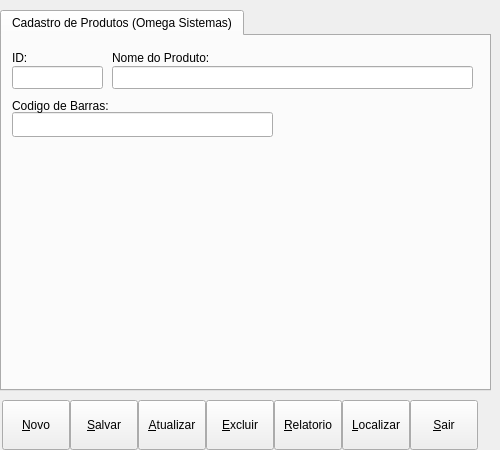
<ui version="4.0" >
 <class>Form</class>
 <widget class="QWidget" name="Form" >
  <property name="windowModality" >
   <enum>Qt::NonModal</enum>
  </property>
  <property name="geometry" >
   <rect>
    <x>0</x>
    <y>0</y>
    <width>500</width>
    <height>450</height>
   </rect>
  </property>
  <property name="sizePolicy" >
   <sizepolicy vsizetype="Fixed" hsizetype="Fixed" >
    <horstretch>240</horstretch>
    <verstretch>162</verstretch>
   </sizepolicy>
  </property>
  <property name="minimumSize" >
   <size>
    <width>500</width>
    <height>450</height>
   </size>
  </property>
  <property name="maximumSize" >
   <size>
    <width>500</width>
    <height>460</height>
   </size>
  </property>
  <property name="sizeIncrement" >
   <size>
    <width>0</width>
    <height>0</height>
   </size>
  </property>
  <property name="baseSize" >
   <size>
    <width>0</width>
    <height>0</height>
   </size>
  </property>
  <property name="windowTitle" >
   <string>Form</string>
  </property>
  <widget class="QTabWidget" name="tabWidget" >
   <property name="windowModality" >
    <enum>Qt::WindowModal</enum>
   </property>
   <property name="geometry" >
    <rect>
     <x>0</x>
     <y>10</y>
     <width>491</width>
     <height>381</height>
    </rect>
   </property>
   <property name="minimumSize" >
    <size>
     <width>491</width>
     <height>381</height>
    </size>
   </property>
   <property name="currentIndex" >
    <number>0</number>
   </property>
   <widget class="QWidget" name="tab_3" >
    <attribute name="title" >
     <string>Cadastro de Produtos (Omega Sistemas)</string>
    </attribute>
    <attribute name="icon" >
     <iconset>../../../opt/kde/share/icons/crystalsvg/48x48/apps/bluefish.png</iconset>
    </attribute>
    <widget class="QLineEdit" name="edt_nome" >
     <property name="geometry" >
      <rect>
       <x>110</x>
       <y>30</y>
       <width>361</width>
       <height>23</height>
      </rect>
     </property>
    </widget>
    <widget class="QLabel" name="label" >
     <property name="geometry" >
      <rect>
       <x>110</x>
       <y>12</y>
       <width>128</width>
       <height>20</height>
      </rect>
     </property>
     <property name="text" >
      <string>Nome do Produto:</string>
     </property>
    </widget>
    <widget class="QLineEdit" name="edt_id" >
     <property name="geometry" >
      <rect>
       <x>10</x>
       <y>30</y>
       <width>91</width>
       <height>23</height>
      </rect>
     </property>
     <property name="readOnly" >
      <bool>true</bool>
     </property>
    </widget>
    <widget class="QLabel" name="label_6" >
     <property name="geometry" >
      <rect>
       <x>10</x>
       <y>13</y>
       <width>21</width>
       <height>18</height>
      </rect>
     </property>
     <property name="text" >
      <string>ID:</string>
     </property>
    </widget>
    <widget class="QLineEdit" name="edt_codbarras" >
     <property name="geometry" >
      <rect>
       <x>10</x>
       <y>76</y>
       <width>261</width>
       <height>25</height>
      </rect>
     </property>
    </widget>
    <widget class="QLabel" name="label_2" >
     <property name="geometry" >
      <rect>
       <x>10</x>
       <y>60</y>
       <width>131</width>
       <height>20</height>
      </rect>
     </property>
     <property name="text" >
      <string>Codigo de Barras:</string>
     </property>
    </widget>
   </widget>
  </widget>
  <widget class="QPushButton" name="btn_novo" >
   <property name="geometry" >
    <rect>
     <x>2</x>
     <y>400</y>
     <width>68</width>
     <height>50</height>
    </rect>
   </property>
   <property name="text" >
    <string>&amp;Novo</string>
   </property>
  </widget>
  <widget class="QPushButton" name="btn_atualizar" >
   <property name="geometry" >
    <rect>
     <x>138</x>
     <y>400</y>
     <width>68</width>
     <height>50</height>
    </rect>
   </property>
   <property name="text" >
    <string>&amp;Atualizar</string>
   </property>
  </widget>
  <widget class="QPushButton" name="btn_excluir" >
   <property name="geometry" >
    <rect>
     <x>206</x>
     <y>400</y>
     <width>68</width>
     <height>50</height>
    </rect>
   </property>
   <property name="text" >
    <string>&amp;Excluir</string>
   </property>
  </widget>
  <widget class="QPushButton" name="btn_relatorio" >
   <property name="geometry" >
    <rect>
     <x>274</x>
     <y>400</y>
     <width>68</width>
     <height>50</height>
    </rect>
   </property>
   <property name="text" >
    <string>&amp;Relatorio</string>
   </property>
  </widget>
  <widget class="QPushButton" name="btn_sair" >
   <property name="geometry" >
    <rect>
     <x>410</x>
     <y>400</y>
     <width>68</width>
     <height>50</height>
    </rect>
   </property>
   <property name="text" >
    <string>&amp;Sair</string>
   </property>
  </widget>
  <widget class="QPushButton" name="btn_localizar" >
   <property name="geometry" >
    <rect>
     <x>342</x>
     <y>400</y>
     <width>68</width>
     <height>50</height>
    </rect>
   </property>
   <property name="text" >
    <string>&amp;Localizar</string>
   </property>
  </widget>
  <widget class="QPushButton" name="btn_salvar" >
   <property name="geometry" >
    <rect>
     <x>70</x>
     <y>400</y>
     <width>68</width>
     <height>50</height>
    </rect>
   </property>
   <property name="text" >
    <string>&amp;Salvar</string>
   </property>
  </widget>
 </widget>
 <resources/>
 <connections/>
</ui>
